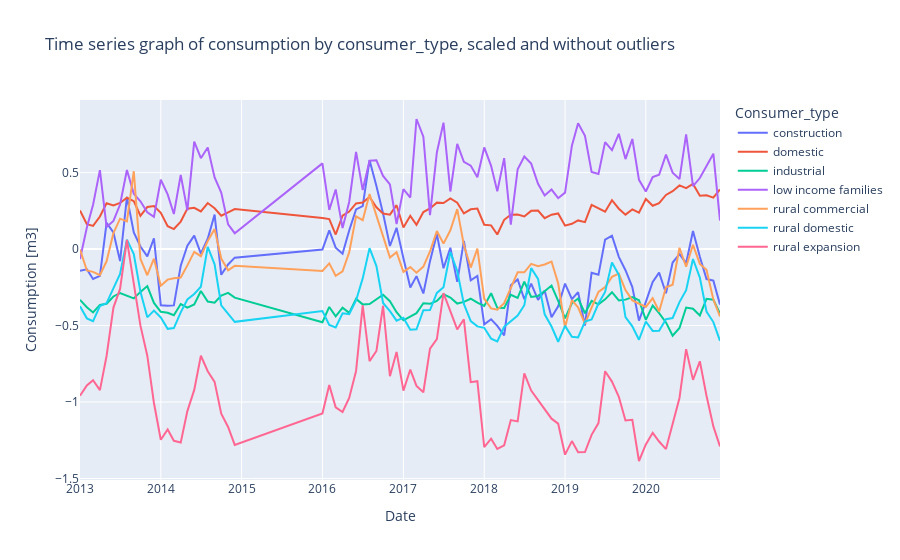

The notebook cell this image was saved under:
### Code cell
# Time series graph of consumption by consumer_type (scaled and without outliers)

data = pd.concat([X_train, X_test], axis=0)
data['Consumer_type'] = le.inverse_transform(pd.concat([pd.Series(y_train), pd.Series(y_test)], axis=0))

group = data.groupby(['Date','Consumer_type'])['Consumption'].mean().unstack()

fig = px.line(group, x=group.index, y=group.columns, title='Time series graph of consumption by consumer_type, scaled and without outliers')
fig.update_layout(
    xaxis_title='Date',
    yaxis_title='Consumption [m3]',
)
fig.show()
